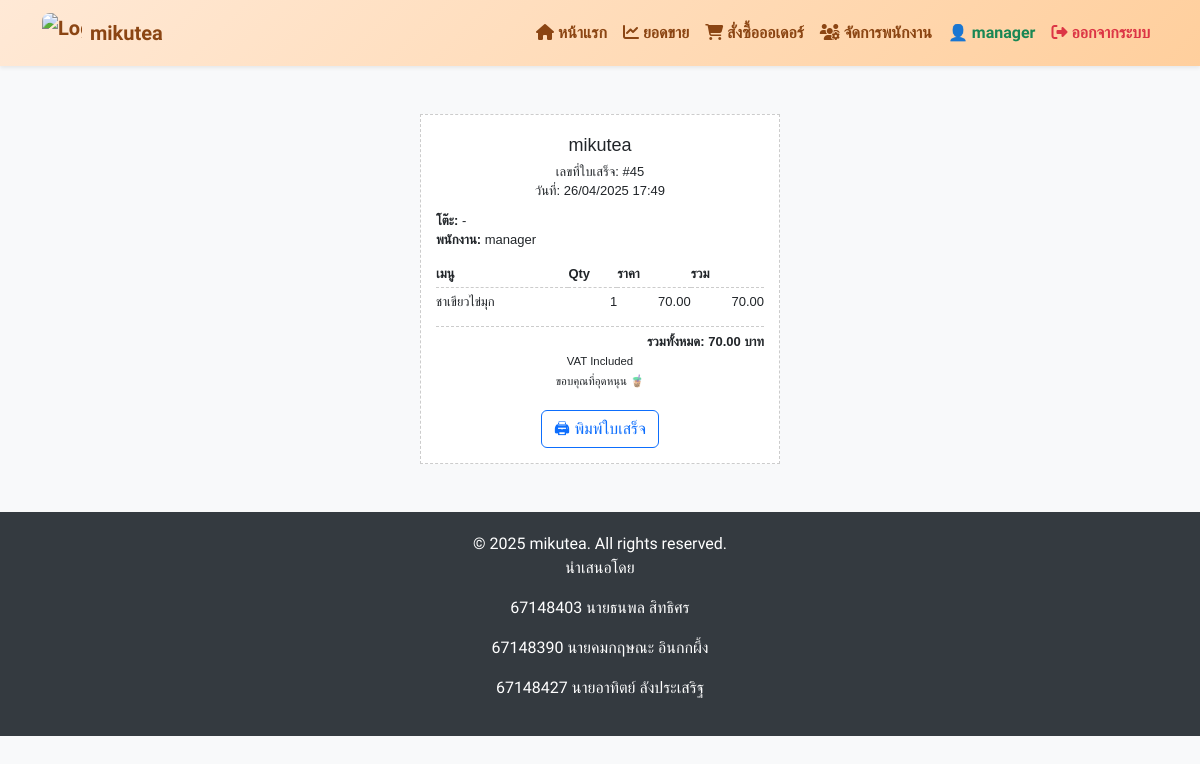
Page /receipt/45/ (signed in) on the committed database.
### myapp/models.py (models this page shows, shortened)
class Order(models.Model):
    SWEETNESS_CHOICES = [
        ('0', 'ไม่หวาน'),
        ('25', 'หวาน 25%'),
        ('50', 'หวาน 50%'),
        ('75', 'หวาน 75%'),
        ('100', 'หวานปกติ'),
    ]
    PEARL_CHOICES = [
        ('none', 'ไม่ใส่ไข่มุก'),
        ('regular', 'ไข่มุกปกติ'),
        ('boba', 'บุก/ไข่มุกใหญ่'),
    ]
    table_number = models.CharField(max_length=10)
    sweetness = models.CharField(max_length=3, choices=SWEETNESS_CHOICES, default='100')
    pearl = models.CharField(max_length=10, choices=PEARL_CHOICES, default='regular')
    created_at = models.DateTimeField(auto_now_add=True)
    employee = models.ForeignKey(Employee, on_delete=models.SET_NULL, null=True)

class Employee(models.Model):
    user = models.OneToOneField(User, on_delete=models.CASCADE)
    position = models.CharField(max_length=50, choices=[('staff', 'พนักงาน'), ('manager', 'ผู้จัดการ')])

class OrderItem(models.Model):
    order = models.ForeignKey(Order, on_delete=models.CASCADE, related_name='items')
    menu = models.ForeignKey(Menu, on_delete=models.SET_NULL, null=True)
    quantity = models.PositiveIntegerField(default=1)
    comment = models.TextField(blank=True, null=True)
    is_delivered = models.BooleanField(default=False)
    def get_total_price(self):
        return self.menu.price * self.quantity if self.menu else 0

class Menu(models.Model):
    name = models.CharField(max_length=100)
    price = models.DecimalField(max_digits=6, decimal_places=2)
    image = models.ImageField(upload_to='menu_images/', blank=True, null=True)
    category = models.ForeignKey(Category, on_delete=models.SET_NULL, null=True)

### myapp/views.py (the view)
# urls.py: path('receipt/<int:order_id>/', views.receipt_view, name='receipt_view'),
@login_required(login_url="login")
def receipt_view(request, order_id):
    order = get_object_or_404(Order, id=order_id)
    items = order.items.all()
    total = sum(item.get_total_price() for item in items)
    return render(request, "receipt.html", {
        "order": order,
        "items": items,
        "total": total
    })

### myapp/templates/receipt.html (shortened to what this page needs)
{% extends "base.html" %}
{% block content %}
<div class="receipt-container">
  <div class="receipt-header">
    <h2>mikutea</h2>
    <div>เลขที่ใบเสร็จ: #{{ order.id }}</div>
    <div>วันที่: {{ order.created_at|date:"d/m/Y H:i" }}</div>
  </div>
  <div class="receipt-info">
    <strong>โต๊ะ:</strong> {{ order.table_number }}<br>
    <strong>พนักงาน:</strong> {{ order.employee.user.username }}
  </div>
  <table class="receipt-table" width="100%">
    <thead>
      <tr>
        <th>เมนู</th>
        <th>Qty</th>
        <th>ราคา</th>
        <th>รวม</th>
      </tr>
    </thead>
    <tbody>
      {% for item in items %}
      <tr>
        <td style="text-align:left;">{{ item.menu.name }}</td>
        <td>{{ item.quantity }}</td>
        <td>{{ item.menu.price|floatformat:2 }}</td>
        <td>{{ item.get_total_price|floatformat:2 }}</td>
      </tr>
      {% endfor %}
    </tbody>
  </table>
  <div class="total-line">
    <div style="text-align:right;">
      <strong>รวมทั้งหมด: {{ total|floatformat:2 }} บาท</strong>
    </div>
  </div>
  <div class="receipt-footer">
    <small>VAT Included</small><br>
    <small>ขอบคุณที่อุดหนุน 🧋</small>
  </div>
  <div class="print-btn">
    <button onclick="window.print()" class="btn btn-outline-primary">🖨 พิมพ์ใบเสร็จ</button>
  </div>
</div>
{% endblock %}

### myapp/templates/base.html (shortened to what this page needs)
<!DOCTYPE html>
<html lang="th">
<head>
  <link href="https://cdn.jsdelivr.net/npm/bootstrap@5.3.3/dist/css/bootstrap.min.css" rel="stylesheet" />
<link rel="stylesheet" href="https://cdnjs.cloudflare.com/ajax/libs/font-awesome/6.5.0/css/all.min.css" />
</head>
<body>
  <nav class="navbar navbar-expand-lg shadow-sm sticky-top" style="background: linear-gradient(135deg, #ffe9d6, #ffcf9d);">
    <div class="container">
      <a class="navbar-brand d-flex align-items-center fw-bold text-brown" href="/">
        <img src="https://media.discordapp.net/attachments/1257172576707280896/1363880821878161668/1f0727b4-ef57-45da-ba32-fefa33abeb6f.png?ex=680ee4bf&is=680d933f&hm=b57bd6949d1a10eb1fec962ea518634b6b46c10f53164098d268da2e93a6bdb5&=&format=webp&quality=lossless&width=960&height=960"
             alt="Logo" style="width:40px; height:40px; object-fit:cover; border-radius:8px; margin-right:8px;">
        mikutea
      </a>
      <div class="collapse navbar-collapse" id="mainNavbar">
        <ul class="navbar-nav ms-auto">
          <li class="nav-item">
            <a class="nav-link text-brown fw-semibold" href="/"><i class="fas fa-home"></i> หน้าแรก</a>
          </li>
          <li class="nav-item">
            <a class="nav-link text-brown fw-semibold" href="{% url 'sales_summary' %}"><i class="fas fa-chart-line"></i> ยอดขาย</a>
          </li>
          <li class="nav-item">
            <a class="nav-link text-brown fw-semibold" href="{% url 'order_create' %}"><i class="fas fa-shopping-cart"></i> สั่งซื้อออเดอร์</a>
          </li>
          <li class="nav-item">
            <a class="nav-link text-brown fw-semibold" href="{% url 'staff_manage' %}"><i class="fas fa-users-cog"></i> จัดการพนักงาน</a>
          </li>
          {% if user.is_authenticated %}
          <li class="nav-item">
            <span class="nav-link text-success fw-bold">👤 {{ user.username }}</span>
          </li>
          <li class="nav-item">
            <a class="nav-link text-danger fw-bold" href="{% url 'logout' %}"><i class="fas fa-sign-out-alt"></i> ออกจากระบบ</a>
          </li>
          {% else %}
          <li class="nav-item">
            <a class="nav-link text-primary fw-bold" href="{% url 'login' %}"><i class="fas fa-lock"></i> เข้าสู่ระบบ</a>
          </li>
          {% endif %}
        </ul>
      </div>
    </div>
  </nav>
  <main class="container my-5">
    {% block content %}{% endblock %}
  </main>
  <footer>
    <div class="container">
      <p class="mb-0">© 2025 mikutea. All rights reserved.</p>
            <p>นำเสนอโดย</p>
      <p>67148403 นายธนพล  สิทธิศร</p>
      <p>67148390 นายคมกฤษณะ อินกกผึ้ง</p>
      <p>67148427 นายอาทิตย์  ลังประเสริฐ</p>
    </div>
  </footer>
</body>
</html>

### myapp/templates/base.html (style rules this page uses)
body { font-family: 'Prompt', 'Kanit', 'Itim', sans-serif; }
body { background-color: #f8f9fa; }
.navbar-brand { display: flex; align-items: center; font-weight: bold; color: #fff; }
footer { background-color: #343a40; color: #fff; padding: 20px 0; text-align: center; margin-top: 40px; }
.text-brown { color: #8B4513; }

### myapp/templates/receipt.html (style rules this page uses)
.receipt-container { width: 360px; margin: auto; font-family: 'Tahoma', sans-serif; font-size: 13px; border: 1px dashed #ccc; padding: 15px; background: #fff; }
.receipt-header, .receipt-footer { text-align: center; margin-bottom: 10px; }
.receipt-header h2 { font-size: 18px; margin: 5px 0; }
.receipt-info, .receipt-table { margin-bottom: 10px; }
.receipt-table th, .receipt-table td { padding: 4px 0; }
.receipt-table th { text-align: left; border-bottom: 1px dashed #ccc; }
.receipt-table td { text-align: right; }
.total-line { border-top: 1px dashed #ccc; margin-top: 10px; padding-top: 5px; }
.print-btn { margin-top: 20px; text-align: center; }

### rows in the picture
Order: id "45", created_at "26/04/2025 17:49", table_number "-", employee.user.username "manager"
OrderItem: menu.name "ชาเขียวไข่มุก", quantity "1", menu.price "70.00", get_total_price "70.00"

### other values in the picture
{{ user.username }} "manager"
{{ total|floatformat:2 }} "70.00"
